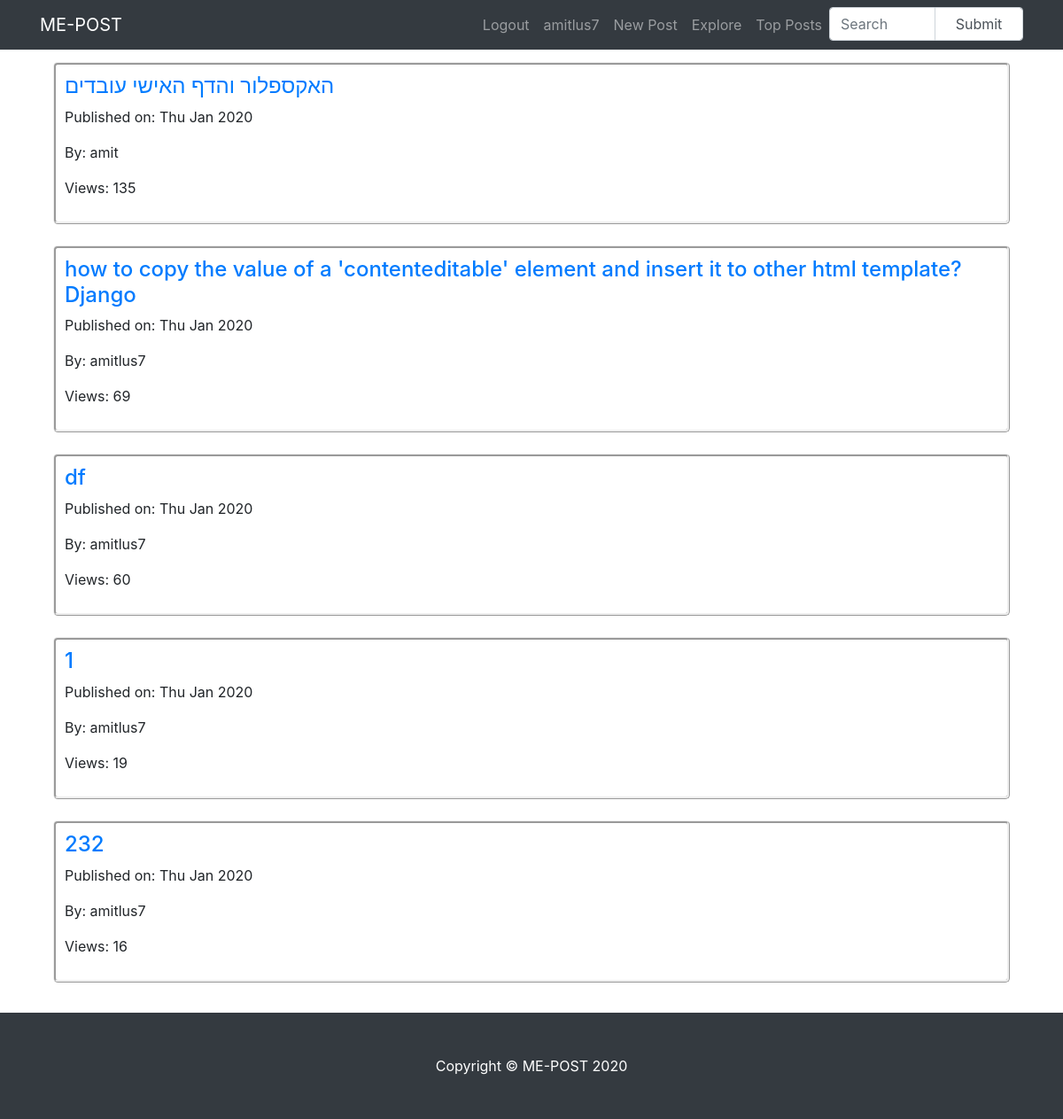
Page /topposts/ (signed in) on the committed database.
### TheApp/models.py (models this page shows, shortened)
class Post(models.Model):
    author = models.ForeignKey(User, on_delete=models.PROTECT)
    title = models.CharField(max_length=200)
    text = models.TextField()
    create_date = models.DateTimeField(default=timezone.now)
    post_views = models.IntegerField(default=0)

### TheApp/views.py (the view)
# urls.py: path('topposts/', views.top, name='top_posts'),
def top(request):
    top_posts = Post.objects.order_by('-post_views')# מסדר לפי צפיות מהגדול לקטן, בלי המינוס זה יהיה הפוך
    return render(request, 'TheApp/top.html', {'top_posts':top_posts})

### templates/TheApp/top.html
{% extends "TheApp/base.html" %}
{% block body_block %}
<div class="container" style = "padding-bottom: 130px; margin-top:70px;">
{% for post in top_posts|slice:":5" %}
<div class="Misgeret">
<h4><a href="{% url 'TheApp:post_detail' pk=post.pk %}">{{ post.title }}</a></h4>
<p>Published on: {{post.create_date|date:"D M Y"}}</p>
<p>By: {{post.author}}</p>
<p>Views: {{ post.post_views }}</p>
</div>
<br>
{% endfor %}
</div>
{% endblock %}

### templates/TheApp/base.html (shortened to what this page needs)
<!DOCTYPE html>
{% load static %}
<html lang="en" dir="ltr">
  <head>
<link rel="stylesheet" href="https://stackpath.bootstrapcdn.com/bootstrap/4.3.1/css/bootstrap.min.css">
<link rel="stylesheet" href="{% static "css/style.css" %}"/>
  </head>
  <body>
    <div class="fixed-top">
    <nav class="navbar fixed-top navbar-expand-lg navbar-dark bg-dark fixed-top">
      <div class="container">
        <a class="navbar-brand" href="{% url 'TheApp:index' %}">ME-POST</a>
        <div class="collapse navbar-collapse" id="navbarResponsive">
          <ul class="navbar-nav ml-auto">
            {% if user.is_authenticated %}
                      <li><a class= 'nav-link' id='nav' href="{% url 'logout' %}">Logout</a></li>
                      <li><a class="nav-link" id='nav' href="{% url 'TheApp:personalposts' username=user.username %}">{{ user.username }}</a></li>
                      <li><a class="nav-link" id='nav' href="{% url 'TheApp:post_form' %}">New Post</a></li>
                      <li><a class="nav-link" id='nav' href="{% url 'TheApp:post_list' %}">Explore</a></li>
                      <li><a class="nav-link" id='nav' href="{% url 'TheApp:top_posts' %}">Top Posts</a></li>
                      <li>
                      <form action="{% url 'TheApp:search' %}" class="navbar-form navbar-right">
                             <div class="input-group">
                               <input type="text" name="q" class="form-control" placeholder="Search" style="width: 120px;">
                               <input class="form-control" placeholder="Submit" type="submit" style="width: 100px;">
                             </div>
                           </form>
                         </li>
                      {% else %}
                      <li><a class= 'nav-link' href="{% url 'TheApp:user_login' %}">Login</a></li>
                      {% endif %}
          </ul>
        </div>
      </div>
    </nav>
    </div>
    <div class="fixed-bottom" id="bottom">
    <footer class="py-5 bg-dark">
      <div class="container">
        <p class="m-0 text-center text-white">Copyright &copy; ME-POST 2020</p>
      </div>
    </footer>
    </div>
<div class="container">
  {% block body_block %}
  {% endblock %}
</div>
  </body>
</html>

### static/css/style.css (style rules this page uses)
.Misgeret { border-style:ridge; border-radius: 5px; padding: 10px; }

### rows in the picture
Post: title "האקספלור והדף האישי עובדים", create_date "Thu Jan 2020", author "amit", post_views "135"
Post: title "how to copy the value of a 'contenteditable' element and insert it to other html template? Django", create_date "Thu Jan 2020", author "amitlus7", post_views "69"
Post: title "df", create_date "Thu Jan 2020", author "amitlus7", post_views "60"
Post: title "1", create_date "Thu Jan 2020", author "amitlus7", post_views "19"
Post: title "232", create_date "Thu Jan 2020", author "amitlus7", post_views "16"

### other values in the picture
{{ user.username }} "amitlus7"
